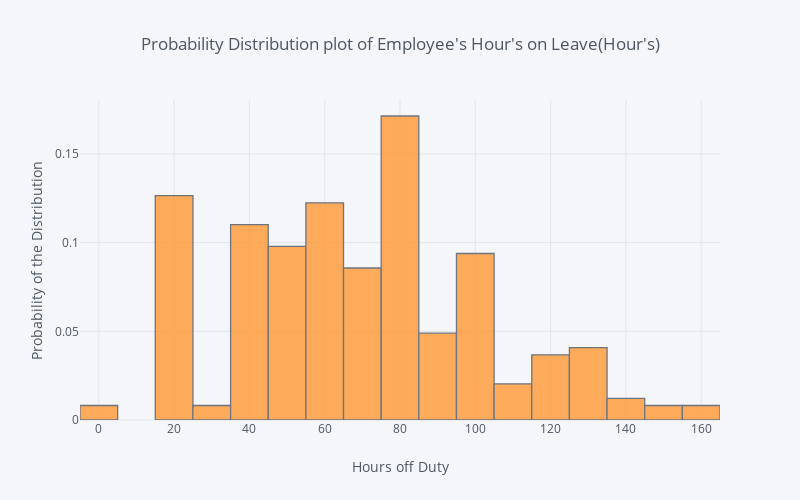

Here is the notebook cell this chart was saved with:
### Markdown cell above
## Observations: 
- **Logged time Hour's are more than the actual working hours of the employee's.**

### Code cell
#Let's check--  Hours_off_Duty : Number of hours the employee took off: 

train['Hours_off_Duty'].iplot(kind='histogram', dimensions=(800,500), histnorm='probability', histfunc='avg',
                             yTitle="Probability of the Distribution",
                             xTitle="Hours off Duty", 
                             title="Probability Distribution plot of Employee's Hour's on Leave(Hour's)")

### Figure 1 — Plotly figure (JSON) as saved in the notebook; plotly's stock layout.template omitted (floating-point values rounded to 4 significant figures; data arrays with more than 128 entries replaced by an {"elided": "..."} marker saying what was removed)
{"data": [{"histfunc": "avg", "histnorm": "probability", "marker": {"color": "rgba(255, 153, 51, 1.0)", "line": {"color": "#4D5663", "width": 1.3}}, "name": "Hours_off_Duty", "opacity": 0.8, "orientation": "v", "type": "histogram", "uid": "fcd6c24a-7b25-4873-b355-1fbf7adac8ce", "x": {"elided": "245 float values"}}], "layout": {"barmode": "overlay", "height": 500, "legend": {"bgcolor": "#F5F6F9", "font": {"color": "#4D5663"}}, "paper_bgcolor": "#F5F6F9", "plot_bgcolor": "#F5F6F9", "title": {"font": {"color": "#4D5663"}, "text": "Probability Distribution plot of Employee's Hour's on Leave(Hour's)"}, "width": 800, "xaxis": {"gridcolor": "#E1E5ED", "showgrid": true, "tickfont": {"color": "#4D5663"}, "title": {"font": {"color": "#4D5663"}, "text": "Hours off Duty"}, "zerolinecolor": "#E1E5ED"}, "yaxis": {"gridcolor": "#E1E5ED", "showgrid": true, "tickfont": {"color": "#4D5663"}, "title": {"font": {"color": "#4D5663"}, "text": "Probability of the Distribution"}, "zerolinecolor": "#E1E5ED"}}}
